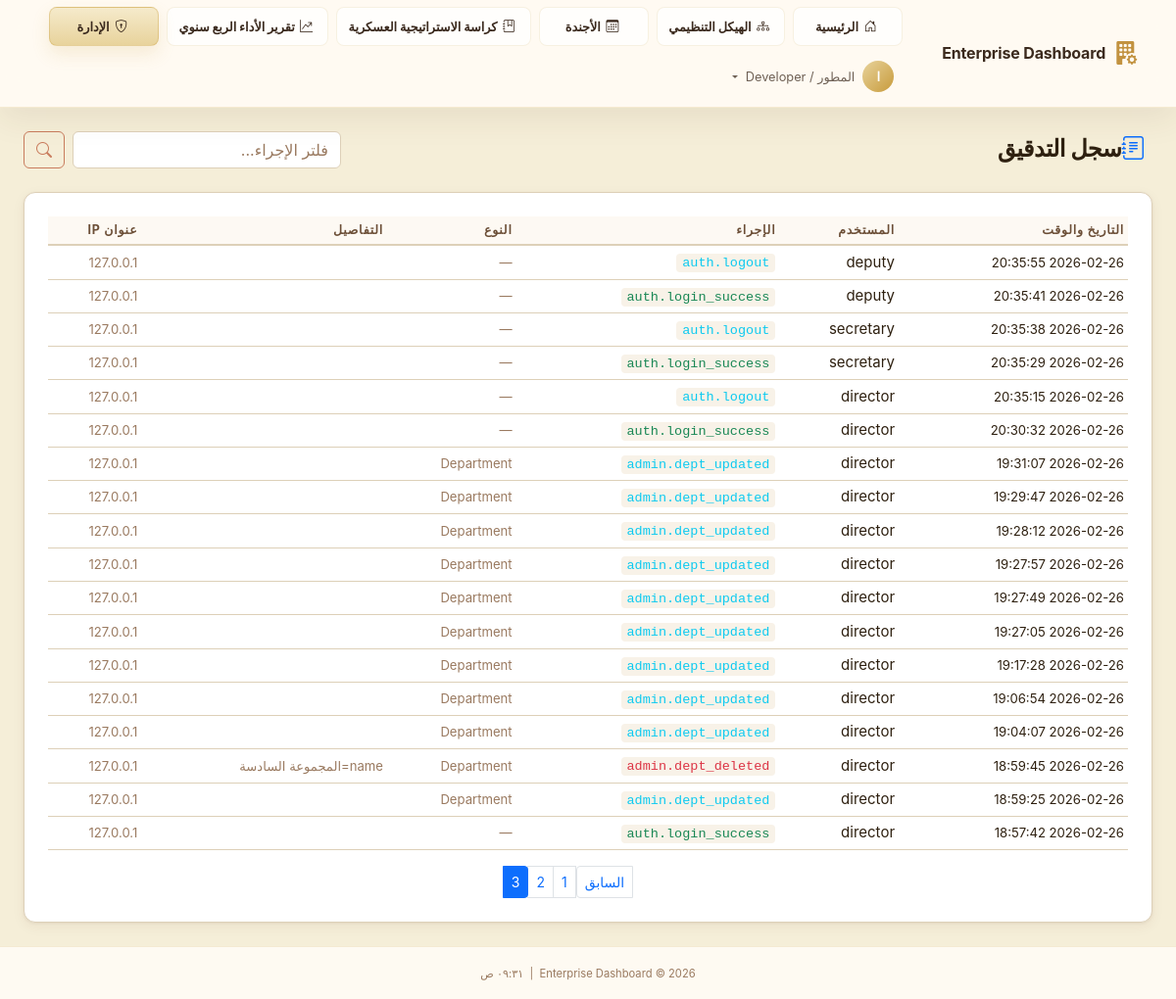
Page /admin/audit-log?page=3&action= (signed in) on the committed database.
### app/models/user.py (models this page shows, shortened)
class User(UserMixin, db.Model):
    __tablename__ = 'users'
    id              = db.Column(db.String(36), primary_key=True, default=lambda: str(uuid.uuid4()))
    ldap_dn         = db.Column(db.String(255), unique=True, nullable=True)
    username        = db.Column(db.String(80),  unique=True, nullable=False, index=True)
    email           = db.Column(db.String(120), nullable=False)
    full_name       = db.Column(db.String(120), nullable=False)
    password_hash   = db.Column(db.String(255), nullable=True)  # Only for sim mode
    is_ldap_user    = db.Column(db.Boolean, default=True)
    is_active       = db.Column(db.Boolean, default=True)
    role_id         = db.Column(db.Integer, db.ForeignKey('roles.id'), nullable=True)
    department_id   = db.Column(db.Integer, db.ForeignKey('departments.id'), nullable=True)
    failed_logins     = db.Column(db.Integer, default=0)
    locked_until      = db.Column(db.DateTime, nullable=True)
    created_at  = db.Column(db.DateTime, default=datetime.utcnow)
    updated_at  = db.Column(db.DateTime, default=datetime.utcnow, onupdate=datetime.utcnow)
    last_login  = db.Column(db.DateTime, nullable=True)
    role       = db.relationship('Role', back_populates='users')
    department = db.relationship('Department', back_populates='users')
    audit_logs = db.relationship('AuditLog', back_populates='user', lazy='dynamic',
                                 foreign_keys='AuditLog.user_id')
    @property
    def is_authenticated(self) -> bool:
        return True
    def has_permission(self, required_level: int) -> bool:
        if not self.role:
            return False
        return self.role.permission_level >= required_level
    @property
    def permission_level(self) -> int:
        return self.role.permission_level if self.role else 0
    def can_admin(self) -> bool:
        return self.permission_level >= 80  # Deputy and above
    @classmethod
    def get_by_id(cls, user_id: str) -> Optional['User']:
        return cls.query.get(user_id)

### app/models/audit.py (models this page shows, shortened)
class AuditLog(db.Model):
    __tablename__ = 'audit_log'
    id            = db.Column(db.String(36), primary_key=True, default=lambda: str(uuid.uuid4()))
    user_id       = db.Column(db.String(36), db.ForeignKey('users.id'), nullable=True)
    username      = db.Column(db.String(80),  nullable=False, default='anonymous')  # Snapshot
    action        = db.Column(db.String(100), nullable=False)
    resource_type = db.Column(db.String(60),  nullable=True)
    resource_id   = db.Column(db.String(36),  nullable=True)
    details       = db.Column(db.Text, nullable=True)   # JSON string for old/new values
    ip_address    = db.Column(db.String(45),  nullable=True)
    user_agent    = db.Column(db.String(255), nullable=True)
    timestamp     = db.Column(db.DateTime, default=datetime.utcnow, index=True)
    user = db.relationship('User', back_populates='audit_logs', foreign_keys=[user_id])

### app/admin/routes.py (the view)
@admin_bp.route('/audit-log')
@login_required
@require_permission(PERMISSIONS['SECRETARY'])
def audit_log():
    page   = request.args.get('page', 1, type=int)
    action = request.args.get('action', '')
    query  = AuditLog.query.order_by(AuditLog.timestamp.desc())
    if action:
        query = query.filter(AuditLog.action.contains(action))
    logs = query.paginate(page=page, per_page=50, error_out=False)
    return render_template('admin/audit_log.html',
                           logs=logs,
                           action_filter=action,
                           page_title='سجل التدقيق')

### app/__init__.py (called while the page is built)
def _register_extensions(app: Flask) -> None:
    db.init_app(app)
    login_manager.init_app(app)
    csrf.init_app(app)
    login_manager.login_view          = 'auth.login'
    login_manager.login_message       = 'Please sign in to access this page.'
    login_manager.login_message_category = 'warning'
    login_manager.session_protection  = 'strong'
    @login_manager.user_loader
    def load_user(user_id: str):
        from app.models.user import User
        return User.get_by_id(user_id)

def _register_context_processors(app: Flask) -> None:
    from datetime import datetime
    from app.models.role import PERMISSIONS
    @app.context_processor
    def inject_globals():
        return {
            'PERMISSIONS': PERMISSIONS,
            'now':         datetime.utcnow,
            'app_name':    app.config.get('APP_NAME', 'Enterprise Dashboard'),
        }

### app/templates/admin/audit_log.html (shortened to what this page needs)
{% extends "base.html" %}
{% block content %}
<div class="container-fluid px-4 py-4">
    <div class="d-flex align-items-center justify-content-between mb-4">
        <h1 class="page-title mb-0"><i class="bi bi-journal-text text-primary me-2"></i>سجل التدقيق</h1>
        <form method="GET" class="d-flex gap-2">
            <input type="text" name="action" class="form-control glass-input" placeholder="فلتر الإجراء..."
                value="{{ action_filter }}">
            <button type="submit" class="btn btn-outline-primary"><i class="bi bi-search"></i></button>
        </form>
    </div>
    <div class="section-card glass-card">
        <div class="table-responsive">
            <table class="table table-dark table-hover table-sm align-middle mb-0">
                <thead>
                    <tr>
                        <th>التاريخ والوقت</th>
                        <th>المستخدم</th>
                        <th>الإجراء</th>
                        <th>النوع</th>
                        <th>التفاصيل</th>
                        <th>عنوان IP</th>
                    </tr>
                </thead>
                <tbody>
                    {% for log in logs.items %}
                    <tr>
                        <td><small>{{ log.timestamp.strftime('%Y-%m-%d %H:%M:%S') }}</small></td>
                        <td>{{ log.username }}</td>
                        <td>
                            <code
                                class="{% if 'login_failed' in log.action or 'rejected' in log.action or 'deleted' in log.action %}text-danger{% elif 'login_success' in log.action or 'approved' in log.action %}text-success{% else %}text-info{% endif %}">
                {{ log.action }}
              </code>
                        </td>
                        <td><small class="text-muted">{{ log.resource_type or '—' }}</small></td>
                        <td><small class="text-muted">{{ (log.details or '')[:50] }}</small></td>
                        <td><small class="text-muted">{{ log.ip_address or '—' }}</small></td>
                    </tr>
                    {% else %}
                    <tr>
                        <td colspan="6" class="text-center text-muted py-4">لا توجد سجلات</td>
                    </tr>
                    {% endfor %}
                </tbody>
            </table>
        </div>
        {% if logs.pages > 1 %}
        <nav class="d-flex justify-content-center mt-3">
            <ul class="pagination pagination-sm mb-0">
                {% if logs.has_prev %}
                <li class="page-item">
                    <a class="page-link" href="?page={{ logs.prev_num }}&action={{ action_filter }}">السابق</a>
                </li>
                {% endif %}
                {% for p in logs.iter_pages() %}
                {% if p %}
                <li class="page-item {{ 'active' if p == logs.page }}">
                    <a class="page-link" href="?page={{ p }}&action={{ action_filter }}">{{ p }}</a>
                </li>
                {% else %}
                <li class="page-item disabled"><span class="page-link">…</span></li>
                {% endif %}
                {% endfor %}
            </ul>
        </nav>
        {% endif %}
    </div>
</div>
{% endblock %}

### app/templates/base.html (shortened to what this page needs)
<!DOCTYPE html>
<html lang="ar" dir="rtl">
<head>
  <link rel="stylesheet" href="{{ url_for('static', filename='css/bootstrap.min.css') }}">
  <link rel="stylesheet" href="{{ url_for('static', filename='css/bootstrap-icons.css') }}">
  <link rel="stylesheet" href="{{ url_for('static', filename='css/custom.css') }}">
</head>
<body class="{% block body_class %}app-body{% endblock %}">
  {% block body %}
  <nav class="navbar navbar-dark navbar-expand-lg app-navbar" id="mainNav">
    <div class="container-fluid px-4">
      <a class="navbar-brand d-flex align-items-center gap-2" href="{{ url_for('dashboard.index') }}">
        <i class="bi bi-building-fill-gear fs-4 text-primary-glow"></i>
        <span class="fw-bold">{{ app_name }}</span>
      </a>
      <div class="collapse navbar-collapse" id="navbarMain">
        <ul class="navbar-nav ms-auto align-items-center gap-2 main-nav-menu">
          <li class="nav-item">
            <a class="nav-link primary-nav-link {% if request.endpoint == 'dashboard.index' %}active{% endif %}"
              href="{{ url_for('dashboard.index') }}">
              <i class="bi bi-house-door me-1"></i>الرئيسية
            </a>
          </li>
          <li class="nav-item">
            <a class="nav-link primary-nav-link {% if request.endpoint == 'dashboard.org_structure' %}active{% endif %}"
              href="{{ url_for('dashboard.org_structure') }}">
              <i class="bi bi-diagram-3 me-1"></i>الهيكل التنظيمي
            </a>
          </li>
          <li class="nav-item">
            <a class="nav-link primary-nav-link {% if request.endpoint == 'dashboard.agenda' %}active{% endif %}"
              href="{{ url_for('dashboard.agenda') }}">
              <i class="bi bi-calendar3 me-1"></i>الأجندة
            </a>
          </li>
          <li class="nav-item">
            <a class="nav-link primary-nav-link {% if request.endpoint == 'dashboard.strategy_booklet' %}active{% endif %}"
              href="{{ url_for('dashboard.strategy_booklet') }}">
              <i class="bi bi-journal-bookmark me-1"></i>كراسة الاستراتيجية العسكرية
            </a>
          </li>
          <li class="nav-item">
            <a class="nav-link primary-nav-link {% if request.endpoint == 'dashboard.quarterly_performance' %}active{% endif %}"
              href="{{ url_for('dashboard.quarterly_performance') }}">
              <i class="bi bi-graph-up-arrow me-1"></i>تقرير الأداء الربع سنوي
            </a>
          </li>
          {% if current_user.is_authenticated %}
          {% if current_user.can_admin() %}
          <li class="nav-item">
            <a class="nav-link primary-nav-link {% if request.endpoint and request.endpoint.startswith('admin') %}active{% endif %}"
              href="{{ url_for('admin.users') }}">
              <i class="bi bi-shield-lock me-1"></i>الإدارة
            </a>
          </li>
          {% endif %}
          <li class="nav-item dropdown">
            <a class="nav-link dropdown-toggle d-flex align-items-center gap-2" href="#" role="button"
              data-bs-toggle="dropdown">
              <span class="avatar-circle">{{ current_user.full_name[0]|upper }}</span>
              <span class="d-none d-md-inline">{{ current_user.full_name }}</span>
            </a>
          </li>
          {% endif %}
        </ul>
      </div>
    </div>
  </nav>
  <main class="main-content">
    {% block content %}{% endblock %}
  </main>
  <footer class="app-footer mt-auto py-3 text-center">
    <small class="text-muted">
      {{ app_name }} &copy; {{ now().year }}
      &nbsp;|&nbsp;
      <span id="currentTime"></span>
    </small>
  </footer>
  {% endblock %}
</body>
</html>

### rows in the picture
User: full_name "ا", full_name "المطور / Developer"
AuditLog: timestamp "2026-02-26 20:35:55", username "deputy", action "auth.logout", resource_type "—", ip_address "127.0.0.1"
AuditLog: timestamp "2026-02-26 20:35:41", username "deputy", action "auth.login_success", resource_type "—", ip_address "127.0.0.1"
AuditLog: timestamp "2026-02-26 20:35:38", username "secretary", action "auth.logout", resource_type "—", ip_address "127.0.0.1"
AuditLog: timestamp "2026-02-26 20:35:29", username "secretary", action "auth.login_success", resource_type "—", ip_address "127.0.0.1"
AuditLog: timestamp "2026-02-26 20:35:15", username "director", action "auth.logout", resource_type "—", ip_address "127.0.0.1"
AuditLog: timestamp "2026-02-26 20:30:32", username "director", action "auth.login_success", resource_type "—", ip_address "127.0.0.1"
AuditLog: timestamp "2026-02-26 19:31:07", username "director", action "admin.dept_updated", resource_type "Department", ip_address "127.0.0.1"
AuditLog: timestamp "2026-02-26 19:29:47", username "director", action "admin.dept_updated", resource_type "Department", ip_address "127.0.0.1"
AuditLog: timestamp "2026-02-26 19:28:12", username "director", action "admin.dept_updated", resource_type "Department", ip_address "127.0.0.1"
AuditLog: timestamp "2026-02-26 19:27:57", username "director", action "admin.dept_updated", resource_type "Department", ip_address "127.0.0.1"
AuditLog: timestamp "2026-02-26 19:27:49", username "director", action "admin.dept_updated", resource_type "Department", ip_address "127.0.0.1"
AuditLog: timestamp "2026-02-26 19:27:05", username "director", action "admin.dept_updated", resource_type "Department", ip_address "127.0.0.1"
AuditLog: timestamp "2026-02-26 19:17:28", username "director", action "admin.dept_updated", resource_type "Department", ip_address "127.0.0.1"
AuditLog: timestamp "2026-02-26 19:06:54", username "director", action "admin.dept_updated", resource_type "Department", ip_address "127.0.0.1"
AuditLog: timestamp "2026-02-26 19:04:07", username "director", action "admin.dept_updated", resource_type "Department", ip_address "127.0.0.1"
AuditLog: timestamp "2026-02-26 18:59:45", username "director", action "admin.dept_deleted", resource_type "Department", details "name=المجموعة السادسة", ip_address "127.0.0.1"
AuditLog: timestamp "2026-02-26 18:59:25", username "director", action "admin.dept_updated", resource_type "Department", ip_address "127.0.0.1"
AuditLog: timestamp "2026-02-26 18:57:42", username "director", action "auth.login_success", resource_type "—", ip_address "127.0.0.1"

### other values in the picture
{{ app_name }} "Enterprise Dashboard"
{{ p }} "1" "2" "3"
